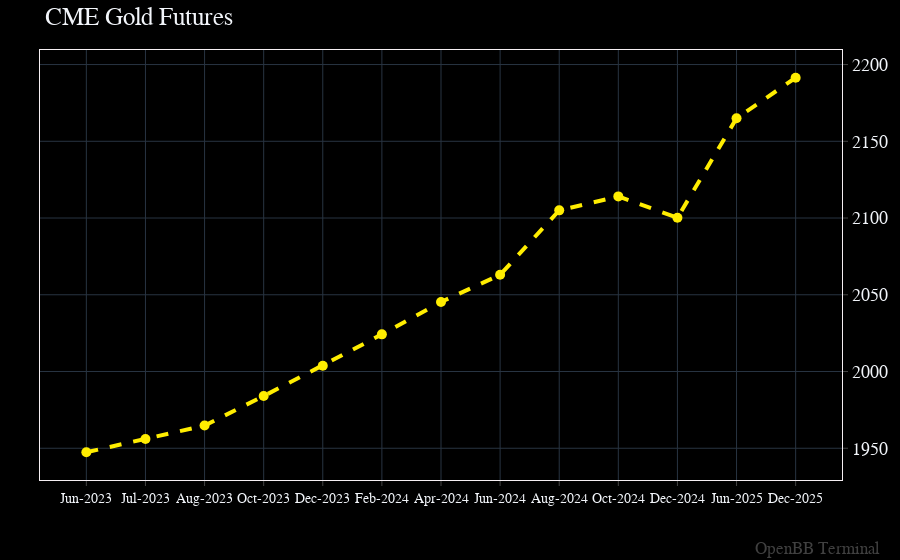

Notebook source saved alongside this figure:
### Code cell
openbb.futures.curve_chart('GC')

### Figure 1 — Plotly figure (JSON) as saved in the notebook; plotly's stock layout.template omitted (floating-point values rounded to 4 significant figures)
{"data": [{"hovertemplate": "%{y}<extra></extra>", "line": {"dash": "dash", "width": 4}, "marker": {"size": 10}, "mode": "lines+markers", "name": "CME Gold Futures", "type": "scatter", "x": ["Jun-2023", "Jul-2023", "Aug-2023", "Oct-2023", "Dec-2023", "Feb-2024", "Apr-2024", "Jun-2024", "Aug-2024", "Oct-2024", "Dec-2024", "Jun-2025", "Dec-2025"], "y": [1947.0, 1956, 1965.0, 1984, 2004.0, 2024.0, 2045.0, 2063, 2105, 2114.0, 2100.0, 2165, 2191.0]}], "layout": {"annotations": [{"font": {"color": "gray", "size": 17}, "opacity": 0.5, "text": "OpenBB Terminal", "x": 1, "xanchor": "right", "xref": "paper", "xshift": 40, "y": 0, "yanchor": "bottom", "yref": "paper", "yshift": -80}], "bargap": 0, "bargroupgap": 0, "barmode": "overlay", "hoverdistance": 2, "legend": {"groupclick": "toggleitem", "orientation": "v", "tracegroupgap": 133.3}, "margin": {"b": 80, "l": 40, "r": 50, "t": 50}, "modebar": {"activecolor": "#d1030d", "bgcolor": "#2A2A2A", "color": "#FFFFFF", "orientation": "v"}, "newshape": {"line": {"color": "gold"}}, "spikedistance": 2, "title": {"text": "CME Gold Futures"}}}
